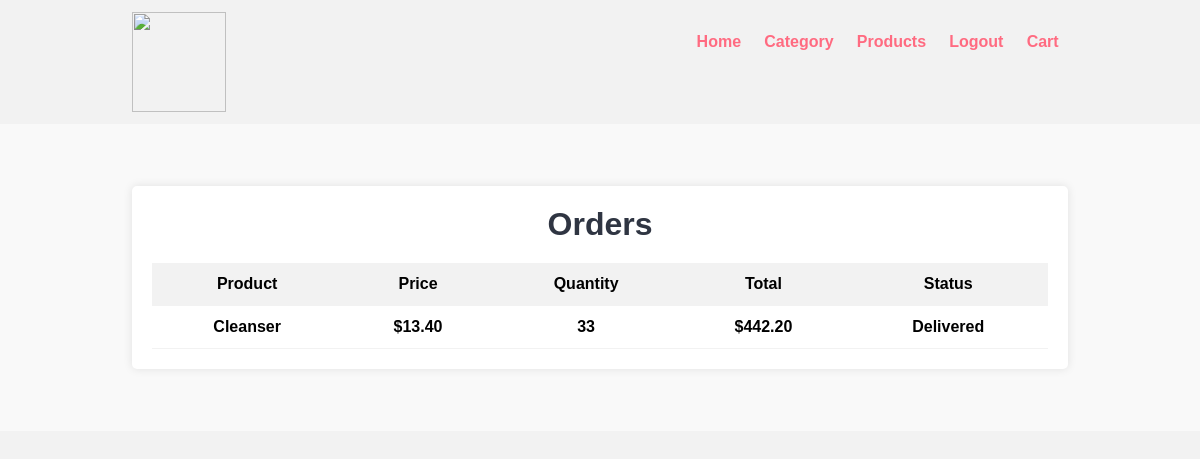
The page /customer/cart.php (signed in) on the database its author committed.
### tables this page shows
CREATE TABLE `tbl_order` (
  `id` int(10) UNSIGNED NOT NULL,
  `product` varchar(150) NOT NULL,
  `price` decimal(10,2) NOT NULL,
  `qty` int(11) NOT NULL,
  `total` decimal(10,2) NOT NULL,
  `order_date` datetime NOT NULL,
  `status` varchar(50) NOT NULL,
  `customer_name` varchar(150) NOT NULL,
  `customer_contact` varchar(20) NOT NULL,
  `customer_email` varchar(100) NOT NULL,
  `customer_address` varchar(255) NOT NULL,
  `customer_username` varchar(150) NOT NULL
);

### customer/cart.php (the view, shortened to what this page needs)
<?php
include('../dbConnection/connection.php');
if (isset($_SESSION['customer_username'])) {
    $customer_username = $_SESSION['customer_username'];
} else {
    header('location:' . SITEURL . 'customer/login.php');
}
$sql = "SELECT * FROM tbl_order WHERE customer_username='$customer_username'";
$result = mysqli_query($conn, $sql);
?>
<!DOCTYPE html>
<html lang="en">
<head>
    <link rel="stylesheet" href="../css/style.css">
</head>
<body>
    <section class="navbar">
        <div class="container">
            <div class="logo">
                <a href="index.php" title="Logo">
                    <img src="../images/logo.jpg" class="img-responsive" />
                </a>
            </div>
            <div class="menu text-right">
                <ul>
                    <li>
                        <a href="index.php">Home</a>
                    </li>
                    <li>
                        <a href="category.php">Category</a>
                    </li>
                    <li>
                        <a href="products.php">Products</a>
                    </li>
                    <li>
                        <a href="logout.php">Logout</a>
                    </li>
                    <li>
                        <a href="cart.php">Cart</a>
                    </li>
                </ul>
            </div>
            <div class="clearfix"></div>
        </div>
    </section>
    <section class="cart">
        <div class="container">
            <div class="cart-table">
                <h2>Orders</h2>
                <table>
                    <thead>
                        <tr>
                            <th>Product</th>
                            <th>Price</th>
                            <th>Quantity</th>
                            <th>Total</th>
                            <th>Status</th>
                        </tr>
                    </thead>
                    <tbody>
                        <?php
                        while ($row = mysqli_fetch_assoc($result)) {
                            $product_title = $row['product'];
                            $product_price = $row['price'];
                            $quantity = $row['qty'];
                            $total = $row['total'];
                            $status = $row['status'];
                        ?>
                            <tr>
                                <td><?php echo $product_title; ?></td>
                                <td>$<?php echo $product_price; ?></td>
                                <td><?php echo $quantity; ?></td>
                                <td>$<?php echo $total; ?></td>
                                <td><?php echo $status; ?></td>
                            </tr>
                        <?php
                        }
                        ?>
                    </tbody>
                </table>
            </div>
        </div>
    </section>
</body>
</html>

### css/style.css (style rules this page uses)
.logo { display: block; width: 100px; height: 100px; overflow: hidden; }
.logo img { width: 100%; height: 100%; object-fit: cover; }
* { margin: 0; padding: 0; box-sizing: border-box; font-family: Arial, Helvetica, sans-serif; }
body { background-color: #f2f2f2; }
.container { width: 80%; margin: 0 auto; padding: 1%; }
h2 { color: #2f3542; font-size: 2rem; margin-bottom: 2%; }
.text-right { text-align: right; }
a { color: #ff6b81; text-decoration: none; }
.clearfix::after { content: ""; display: table; clear: both; }
.logo { width: 10%; float: left; }
.menu { line-height: 60px; }
.menu ul { list-style-type: none; }
.menu ul li { display: inline; padding: 1%; font-weight: bold; }

### customer/cart.php (style rules this page uses)
.cart { background-color: #f9f9f9; padding: 50px 0; text-align: center; }
.cart h2 { font-size: 2rem; font-weight: bold; margin-bottom: 20px; }
.cart-table { background-color: #ffffff; box-shadow: 0px 0px 10px rgba(0, 0, 0, 0.1); border-radius: 5px; padding: 20px; }
.cart-table table { width: 100%; border-collapse: collapse; }
.cart-table th, .cart-table td { padding: 12px; text-align: center; border-bottom: 1px solid #f2f2f2; }
.cart-table th { background-color: #f2f2f2; font-weight: bold; }
.cart-table td { font-weight: bold; }

### rows shown on the page
tbl_order: product "Cleanser", price "13.40", qty "33", total "442.20", status "Delivered"
